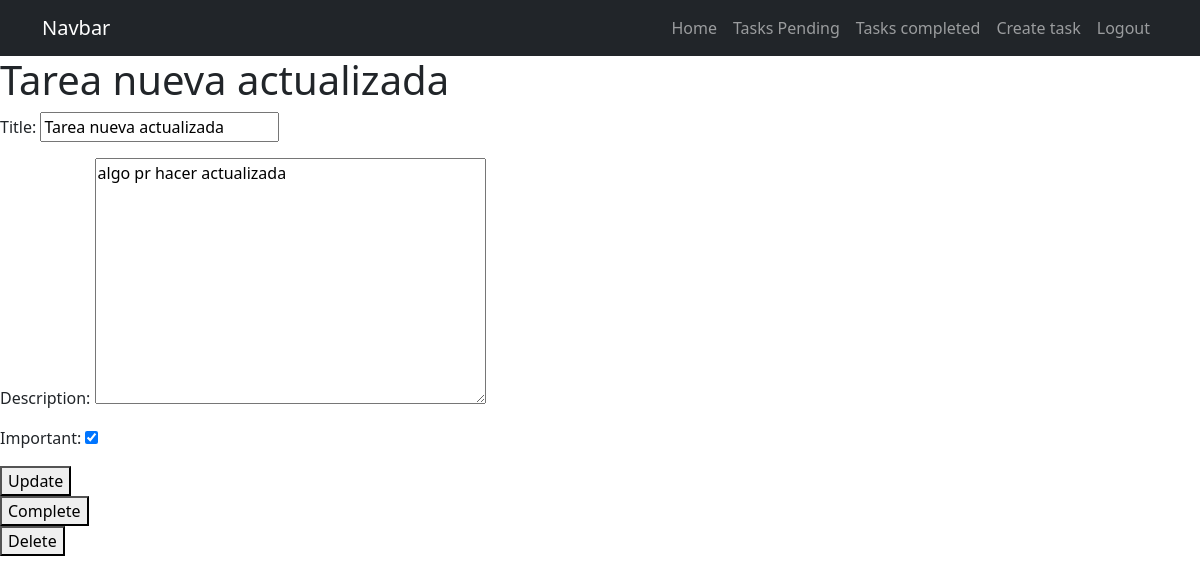
Page /tasks/4/ (signed in) on the committed database.
### tasks/models.py (models this page shows, shortened)
class Task(models.Model):
    title = models.CharField(max_length=100)
    description = models.TextField(blank=True)
    created = models.DateTimeField(auto_now_add=True)
    datecompleted = models.DateTimeField(null=True, blank=True)
    important = models.BooleanField(default=False)
    user = models.ForeignKey(User, on_delete=models.CASCADE)

### tasks/views.py (the view, shortened to what this page needs)
# urls.py: path('tasks/<int:task_id>/', views.task_detail, name='task_detail'),
@login_required
def task_detail(request, task_id):
    if request.method == 'GET':
        task = get_object_or_404(Task, pk=task_id, user= request.user)
        form = TaskForm(instance=task)
        return render(request, 'task_detail.html', {'task': task, 'form':form})

### tasks/forms.py
class TaskForm(ModelForm):
    class Meta:
        model = Task
        fields = ['title', 'description', 'important']

### tasks/templates/task_detail.html (shortened to what this page needs)
{% extends 'base.html' %}
{% block content %}
    <h1>{{task.title}}</h1>
    <form method="POST">
        {{form.as_p}}
        <button>
            Update
        </button>
    </form>
    <form action="{% url 'complete_task' task.id %}" method="POST">
        <button>
            Complete
        </button>
    </form>
    <form action="{% url 'delete_task' task.id %}" method="POST">
        <button>
            Delete
        </button>
    </form>
{% endblock %}

### rows in the picture
Task: title "Tarea nueva actualizada", description "algo pr hacer actualizada", important "☑"
